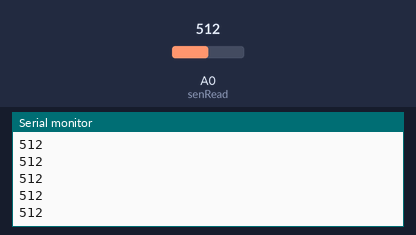
The sketch below on a simulated Arduino Uno, built with avr-gcc and run on an emulated ATmega328P. Shown: the last lines printed to the serial monitor. Inputs (shaded band) come from the test bench; at power-on: A0 (senRead) = 512.

Above: at 1.2 s.
1.3 s: A0 (senRead) set to 716
At 2.2 s:
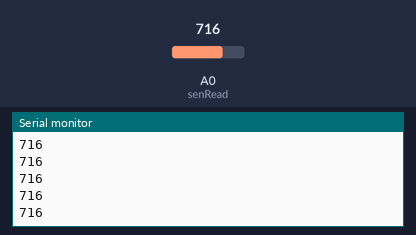
2.8 s: A0 (senRead) set to 900
At 3.4 s:
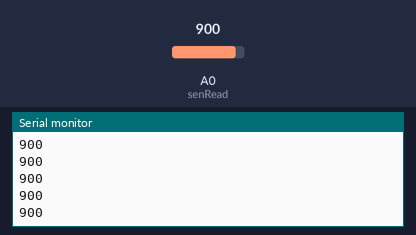
Timing chart, 0 to 5.8 s (numbered marks = the images above; inputs shaded):
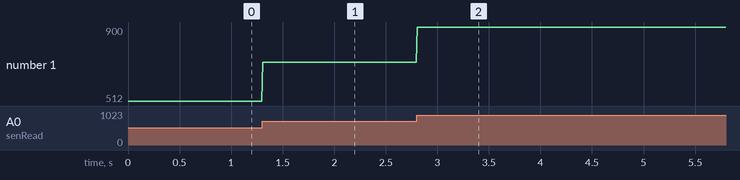

Measured:
- after the input at 1.3 s, the serial monitor: prints a new line at once (image 1)
- after the input at 2.8 s, the serial monitor: prints a new line at once (image 2)
- plotted number 1: 512 → 716 after the input at 1.3 s, 716 → 900 after the input at 2.8 s

The sketch:

SimpleLedSense.ino
```cpp
int senRead = 0;
int val = 0;
unsigned long start;
unsigned long finish;
int frequency = 100;
float period;


// the setup function runs once when you press reset or power the board
void setup() {
  // initialize digital pin 13 as an output.
  //pinMode(ledPin, OUTPUT);
  //digitalWrite(ledPin,HIGH);
  period = 1.0/frequency * 1000.0 ;
  Serial.begin(115200);
}

// the loop function runs over and over again forever
void loop() {

  //val= readLED(20);
  //start = micros();
  val = analogRead(senRead);

  //float voltage = (val * 5.0) / 1023.0;

  Serial.print(val);
  Serial.print("\n");


  //finish = micros();
  //float time = (finish - start) ;
  //Serial.println(time);


  //Serial.println(val);
  //Serial.println(voltage,4);
  delay(period);
  //Serial.println(period);

  //delay(10);

}


int readLED(int number) {            // Read analog value n times and avarage over those n times
  int totaal = 0;
  for(int x = 0; x < number; x++) {
    totaal += analogRead(senRead);
    delay(10);
  }
  return totaal/number;
}
```
